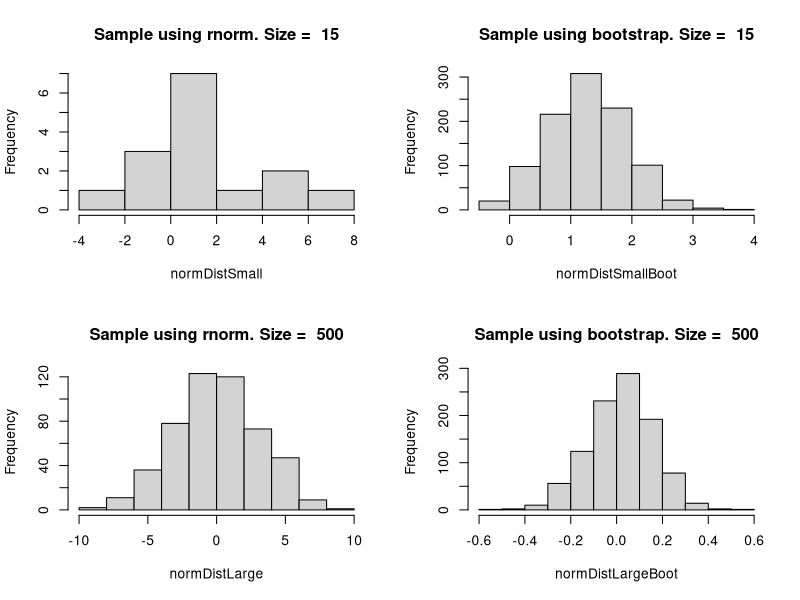
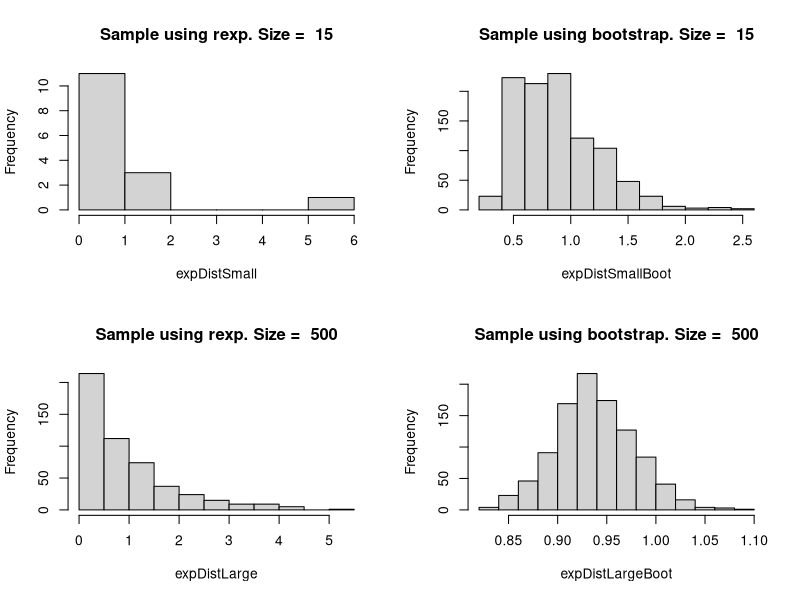

Generate these figures, in order, with R:
# Define what small and large sample sizes are for this exercise
smallSampleSize <- 15
largeSampleSize <- 500

# Using rnorm, create small and large normally distributed vectors
normDistSmall <- rnorm(smallSampleSize, 0, 3)
normDistLarge <- rnorm(largeSampleSize, 0, 3)

# Using rexp, create small and large exponentially distributed vectors
expDistSmall <- rexp(smallSampleSize)
expDistLarge <- rexp(largeSampleSize)


sampleSizeBoot <- 1000 # size of the bootstrap vector

# Create the vectors to store the bootstrapped samples
normDistSmallBoot <- numeric(sampleSizeBoot)
normDistLargeBoot <- numeric(sampleSizeBoot)

expDistSmallBoot <- numeric(sampleSizeBoot)
expDistLargeBoot <- numeric(sampleSizeBoot)

# Perform and populate the bootstrap vectors
for(i in 1:sampleSizeBoot){
  # Pull samples from the normally and exponential distributions
  normDistSmallSample <- sample(normDistSmall, size=length(normDistSmall), replace=TRUE)
  normDistLargeSample <- sample(normDistLarge, size=length(normDistLarge), replace=TRUE)
  
  expDistSmallSample <- sample(expDistSmall, size=length(expDistSmall), replace=TRUE)
  expDistLargeSample <- sample(expDistLarge, size=length(expDistLarge), replace=TRUE)
  
  # Calculate the means for the bootstrap samples
  normDistSmallBoot[i] <- mean(normDistSmallSample)
  normDistLargeBoot[i] <- mean(normDistLargeSample)
  
  expDistSmallBoot[i] <- mean(expDistSmallSample)
  expDistLargeBoot[i] <- mean(expDistLargeSample)
}

par(mfrow=c(2,2))
# Show the small normally distributed data pre and post bootstrap
hist(normDistSmall, main = paste("Sample using rnorm. Size = ", smallSampleSize, sep = " "))
hist(normDistSmallBoot, main = paste("Sample using bootstrap. Size = ", smallSampleSize, sep = " "))

# Show the large normally distributed data pre and post bootstrap
hist(normDistLarge, main = paste("Sample using rnorm. Size = ", largeSampleSize, sep = " "))
hist(normDistLargeBoot, main = paste("Sample using bootstrap. Size = ", largeSampleSize, sep = " "))


par(mfrow=c(2,2))
# Show the small exponentially distributed data pre and post bootstrap
hist(expDistSmall, main = paste("Sample using rexp. Size = ", smallSampleSize, sep = " "))
hist(expDistSmallBoot, main = paste("Sample using bootstrap. Size = ", smallSampleSize, sep = " "))

# Show the large exponentially distributed data pre and post bootstrap
hist(expDistLarge, main = paste("Sample using rexp. Size = ", largeSampleSize, sep = " "))
hist(expDistLargeBoot, main = paste("Sample using bootstrap. Size = ", largeSampleSize, sep = " "))

